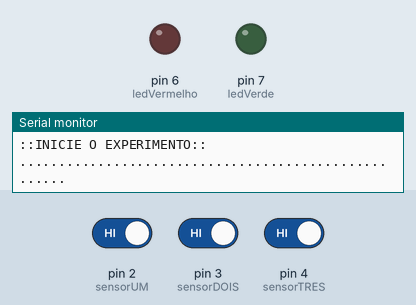
Bench run of a sketch on a simulated Arduino Uno, built with avr-gcc and run on an emulated ATmega328P. Shown: output pins drawn as LEDs (lit = HIGH), the last lines printed to the serial monitor. The test bench sets the inputs (shaded band); at power-on: pin 4 (sensorTRES) HIGH, pin 3 (sensorDOIS) HIGH, pin 2 (sensorUM) HIGH.

Above: at 4.4 s.
4.5 s: pin 4 (sensorTRES) driven LOW
At 5.3 s:
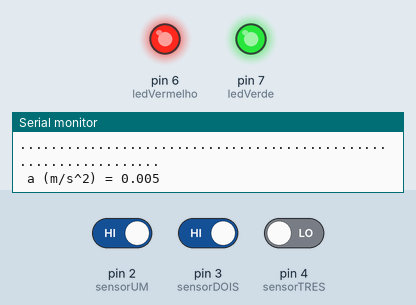
6.0 s: pin 3 (sensorDOIS) driven LOW
8.5 s: pin 4 (sensorTRES) driven HIGH
At 9.5 s:
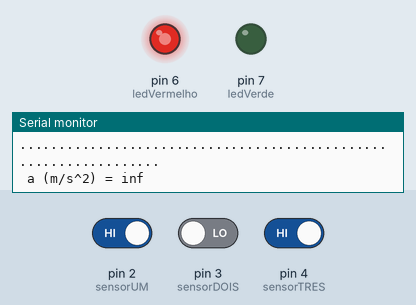
10.5 s: pin 2 (sensorUM) driven LOW
At 11.0 s:
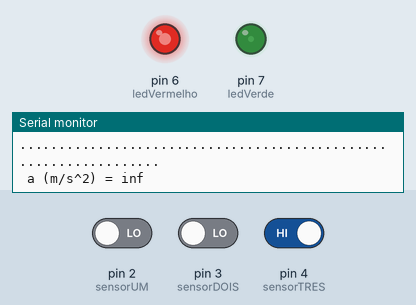
12.0 s: pin 4 (sensorTRES) driven LOW
At 12.7 s:
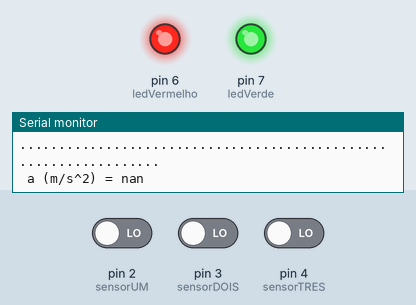
13.5 s: pin 3 (sensorDOIS) driven HIGH
Timing chart, 0 to 16.5 s (numbered marks = the images above; inputs shaded):
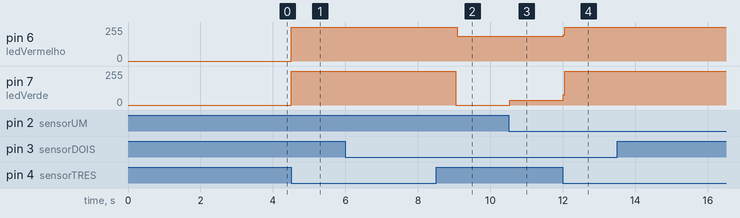

The sketch:

mruv2-modificado.ino
```cpp
/* UNIVERSIDADE FEDERAL RURAL DO SEMI-ARIDO
   CENTRO DE CIENCIAS EXATAS E NATURAIS - CCEN
   BACHARELADO EM CIENCIAS E TECNOLOGIA - BCT
   O programa calcula o intervalo de tempo entre três sensores
   infravermelho,
   e determina se o movimento é uniforme ou uniformemente variado
   Este programa poderá ser usado para se determinar a aceleração
   gravitacional
*/

const int ledVerde = 7;                             // o LED verde deverá ser ligado no pino digital 7
const int ledVermelho = 6;                          // o LED vermelho deverá ser ligado no pino digital 6
const int sensorUM = 2;                             // configura o pino digital 2 para o PRIMEIRO SENSOR
const int sensorDOIS = 3;                           // configura o pino digital 3 para o SEGUNDO SENSOR
const int sensorTRES = 4;                           // configura o pino digital 4 para o TERCEIRO SENSOR
int estadoUM, estadoDOIS, estadoTRES;               // variáveis que guardam os estados dos sensores
long instanteUM, instanteDOIS, instanteTRES;        // tempo decorrido pelo programa até os sensores
long interTempoUM;                                  // tempo decorrido no primeiro intervalo
long interTempoDOIS;                                // tempo decorrido no segundo intervalo
float velUM, velDOIS;
int deslocamentoUM = 200;                           // distancia sugerida em milimetro entre sensor 1 e 2.
// Mude a medida se for conveniente
int deslocamentoDOIS = 200;                         // distancia sugerida em milimetro entre sensor 2 e 3.
// Mude a medida se for conveniente
long tempoTotal = 2000;
float aceleracao;                                   // aceleração do sistema

void setup() {
  Serial.begin(9600);

  Serial.println(".....................................................");
  Serial.println("TESTES DE EXPERIMENTOS FÍSICOS COM ARDUINO");
  Serial.println(".....................................................");
  delay(1000); // pausa de 1 segundos
  Serial.println(".....................................................");
  Serial.println("CINEMATICA");
  Serial.println(".....................................................");
  delay(1000); // pausa de 1 segundos
  Serial.println(".....................................................");
  Serial.println("Analise do tipo de movimento e Calculo da Velocidade");
  Serial.println(".....................................................");
  delay(500); // pausa de 0.5 segundos
  Serial.println("::INICIE O EXPERIMENTO::");
  Serial.println(".....................................................");
  delay(500); // pausa de 0.5 segundos

  pinMode(ledVermelho, OUTPUT);                     // configura o pino 6 como saída
  pinMode(ledVerde, OUTPUT);                        // configura o pino 7 como saída
  pinMode(sensorUM, INPUT);                         // configura o pino 2 como entrada
  pinMode(sensorDOIS, INPUT);                       // configura o pino 3 como entrada
  pinMode(sensorTRES, INPUT);                       // configura o pino 4 como entrada
  digitalWrite(ledVermelho, LOW);                   // desliga LED vermelho
  digitalWrite(ledVerde, LOW);                      // desliga LED verde
}

void loop() {
  estadoUM = digitalRead(sensorUM);                 // ler o sensorUM e armazena em estadoUM
  if (estadoUM == LOW) {
    digitalWrite(ledVerde, HIGH);                   // liga o LED verda
    digitalWrite(ledVermelho, LOW);                 // desliga o LED vermelho
    instanteUM = millis();                          // armazena o tempo Total decorrido para SensorUM
  }
  else {
    digitalWrite(ledVerde, LOW);                    // desliga os LEDs VERDE e VERMELHO
    digitalWrite(ledVermelho, LOW);
  }

  estadoDOIS = digitalRead(sensorDOIS);             // ler o sensorDOIS e armazena em estadoDOIS
  if (estadoDOIS == LOW) {
    digitalWrite(ledVerde, LOW);                    // desliga LED verde
    digitalWrite(ledVermelho, HIGH);                // liga LED vermelho
    instanteDOIS = millis();                        // armazena o tempo Total decorrido para SensorDOIS
    interTempoUM = (instanteDOIS - instanteUM);     // cálculo do primeiro intervalo de tempo
    velUM = (0.001 * deslocamentoUM) / (0.001 * interTempoUM);
  }
  else {
    digitalWrite(ledVerde, LOW);
    digitalWrite(ledVermelho, LOW);                 // desliga os LED verde e Vermelho
  }

  estadoTRES = digitalRead(sensorTRES);             // ler o sensorTRES e armazena em estadoTRES
  if (estadoTRES == LOW) {
    digitalWrite(ledVerde, HIGH);                   // liga LED Verde
    digitalWrite(ledVermelho, HIGH);                // liga LED Vermelho
    instanteTRES = millis();                        // armazena o tempo Total decorrido para SensorTRES
    interTempoDOIS = (instanteTRES - instanteDOIS); // cálculo do segundo intervalo de tempo
    velDOIS = (0.001 * deslocamentoDOIS) / (0.001 * interTempoDOIS);

    aceleracao = ((velDOIS * velDOIS) - (velUM * velUM)) / (2 * 0.001 * deslocamentoDOIS); // eq. De Torricelli

    Serial.println(".................................................................");
    Serial.print(" d1 (m) = ");
    Serial.print(0.001 * deslocamentoUM, 3);
    Serial.print("\t | d2 (m) = ");
    Serial.println(0.001 * deslocamentoDOIS, 3);
    Serial.print(" t1 (s) = ");
    Serial.print(0.001 * interTempoUM, 3);          // imprime no monitor serial o Primeiro Intervalo de Tempo
    Serial.print("\t | t2 (s) = ");
    Serial.println(0.001 * interTempoDOIS, 3);      // imprime no monitor serial o Segundo Intervalo de Tempo
    Serial.println(".................................................................");
    Serial.print(" v1 (m/s) = ");
    Serial.print(velUM, 3);
    Serial.print("\t | v2 (m/s) = ");
    Serial.println(velDOIS, 3);
    Serial.println(".................................................................");
    Serial.print(" a (m/s^2) = ");
    Serial.println(aceleracao, 3);
    delay(tempoTotal);                              // tempo de espera para efetuar nova leitura
  }
  else {
    digitalWrite(ledVerde, LOW);
    digitalWrite(ledVermelho, LOW);                 // desliga LED verde e Vermelho
  }
}
```

Measured:
- after the input at 4.5 s, pin 6 (ledVermelho), pin 7 (ledVerde): 0/255 → 255/255 at once
- after the input at 8.5 s, pin 6 (ledVermelho): 255/255 → 185/255 after 0.59 s; pin 7 (ledVerde): 255/255 → 0/255 after 0.55 s
- after the input at 10.5 s, pin 7 (ledVerde): 0/255 → 35/255 at once
- after the input at 12.0 s, pin 6 (ledVermelho): 185/255 → 255/255 at once; pin 7 (ledVerde): 35/255 → 255/255 at once
